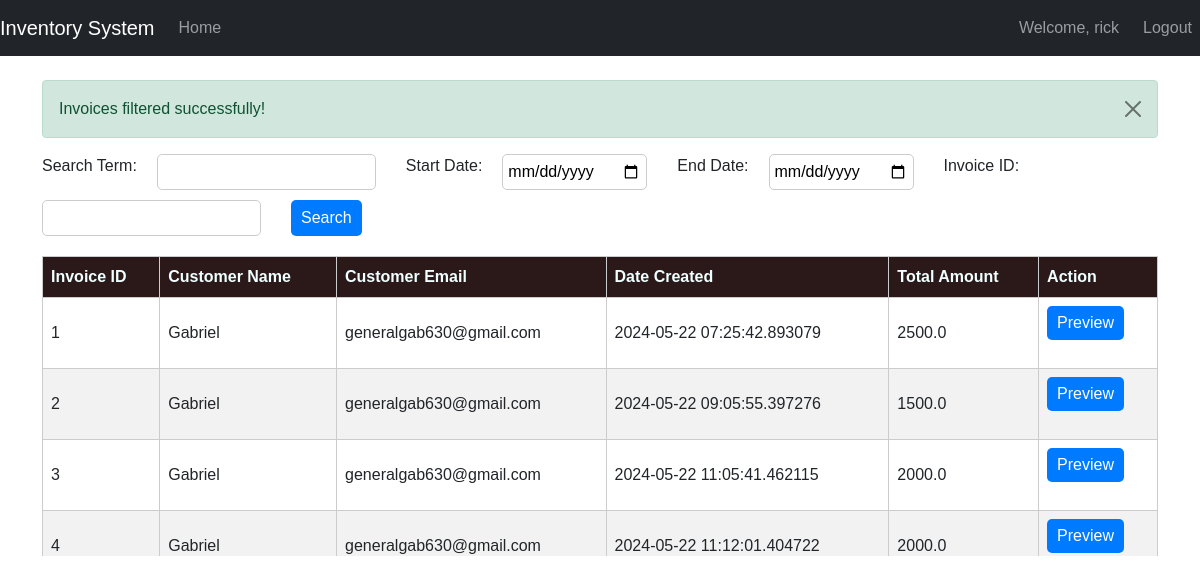
/invoices (signed in), run on the app's committed database.
### STORE/models.py (models this page shows, shortened)
class User(UserMixin, db.Model):
    id = db.Column(db.Integer, primary_key=True)
    username = db.Column(db.String(64), index=True, unique=True, nullable=False)
    email = db.Column(db.String(120), index=True, unique=True, nullable=False)
    password_hash = db.Column(db.String(128), nullable=False)

class Invoice(db.Model):
    id = db.Column(db.Integer, primary_key=True)
    customer_name = db.Column(db.String(128), nullable=False)
    customer_email = db.Column(db.String(128), nullable=False)
    date_created = db.Column(db.DateTime, default=datetime.utcnow)
    total_amount = db.Column(db.Float, nullable=False)  # Define total_amount attribute
    items = db.relationship('InvoiceItem', backref='invoice', lazy=True)

### STORE/routes.py (the view, shortened to what this page needs)
@app.route('/invoices')
@login_required
def invoices():
    search_term = request.args.get('search_term')
    start_date = request.args.get('start_date')
    end_date = request.args.get('end_date')
    invoice_id = request.args.get('invoice_id')
    query = Invoice.query
    if start_date:
        start_date = datetime.strptime(start_date, '%Y-%m-%d')
        query = query.filter(Invoice.date_created >= start_date)
    if end_date:
        end_date = datetime.strptime(end_date, '%Y-%m-%d')
        query = query.filter(Invoice.date_created <= end_date)
    if invoice_id:
        query = query.filter(Invoice.id == invoice_id)
    all_invoices = query.all()
    if not all_invoices:
        flash('No invoices found matching the criteria.', 'info')
    else:
        flash('Invoices filtered successfully!', 'success')
    return render_template('all_invoices.html', invoices=all_invoices)

### STORE/__init__.py (called while the page is built)
@login_manager.user_loader
def load_user(user_id):
    return User.query.get(int(user_id))

### STORE/templates/all_invoices.html
{% extends "base.html" %}
{% block content %}
<link rel="stylesheet" href="{{ url_for('static', filename='css/all_invoices.css') }}">
<form method="get" action="{{ url_for('invoices') }}">
    <label for="search_term">Search Term:</label>
    <input type="text" id="search_term" name="search_term">
    <label for="start_date">Start Date:</label>
    <input type="date" id="start_date" name="start_date">
    <label for="end_date">End Date:</label>
    <input type="date" id="end_date" name="end_date">
    <label for="invoice_id">Invoice ID:</label>
    <input type="text" id="invoice_id" name="invoice_id">
    <button type="submit">Search</button>
</form>
<div class="table-responsive" style="display: block; max-height: 300px; overflow-y: auto;">
<table>
    <thead class="sticky-top">
        <tr>
            <th>Invoice ID</th>
            <th>Customer Name</th>
            <th>Customer Email</th>
            <th>Date Created</th>
            <th>Total Amount</th>
            <th>Action</th>
        </tr>
    </thead>
    <tbody>
        {% for invoice in invoices %}
        <tr>
            <td>{{ invoice.id }}</td>
            <td>{{ invoice.customer_name }}</td>
            <td>{{ invoice.customer_email }}</td>
            <td>{{ invoice.date_created }}</td>
            <td>{{ invoice.total_amount }}</td>
            <td>
                <form action="{{ url_for('print_invoice', invoice_id=invoice.id) }}" method="get">
                    <button type="submit">Preview</button>
                </form>
            </td>
        </tr>
        {% endfor %}
    </tbody>
</table>
</div>
{% endblock %}

### STORE/templates/base.html (shortened to what this page needs)
<!DOCTYPE html>
<html lang="en">
<head>
    <link href="https://cdn.jsdelivr.net/npm/bootstrap@5.0.2/dist/css/bootstrap.min.css" rel="stylesheet">
</head>
<body>
    <nav class="navbar navbar-expand-lg navbar-dark bg-dark">
        <a class="navbar-brand" href="{{ url_for('index') }}">Inventory System</a>
        <div class="collapse navbar-collapse" id="navbarNav">
            <ul class="navbar-nav">
                {% if request.path != '/' and request.path != '/login' and request.path != '/register' %}
                <li class="nav-item">
                    <a class="nav-link" href="{{ url_for('index') }}">Home</a>
                </li>
                {% endif %}
            </ul>
        </div>
        <div class="navbar-nav ml-auto">
            {% if current_user.is_authenticated %}
                {% if request.path != '/' %}
                    <span class="navbar-text me-3">Welcome, {{ current_user.username }}</span>
                    <a href="{{ url_for('logout') }}" class="nav-item nav-link">Logout</a>
                {% endif %}
            {% else %}
                {% if request.path != '/' and request.path != '/login' and request.path != '/register' %}
                    <a href="{{ url_for('login') }}" class="nav-item nav-link">Login</a>
                {% endif %}
            {% endif %}
        </div>
    </nav>
    <div class="container mt-4">
        {% with messages = get_flashed_messages(with_categories=true) %}
            {% if messages %}
                {% for category, message in messages %}
                    <div class="alert alert-{{ category if category != 'error' else 'danger' }} alert-dismissible fade show" role="alert">
                        {{ message }}
                        <button type="button" class="btn-close" data-bs-dismiss="alert" aria-label="Close"></button>
                    </div>
                {% endfor %}
            {% endif %}
        {% endwith %}
        {% block content %}
        {% endblock %}
    </div>
</body>
</html>

### STORE/static/css/all_invoices.css (style rules this page uses)
body { font-family: Arial, sans-serif; }
form { margin-bottom: 20px; display: flex; flex-wrap: wrap; gap: 10px; }
label { margin-right: 10px; }
input[type="text"], input[type="date"] { padding: 5px; border-radius: 5px; border: 1px solid #ccc; margin-right: 20px; }
button[type="submit"] { padding: 5px 10px; border-radius: 5px; background-color: #007bff; color: #fff; border: none; cursor: pointer; }
.table-responsive { display: block; max-height: 300px; overflow-y: auto; }
table { width: 100%; border-collapse: collapse; }
thead.sticky-top th { position: sticky; top: 0; background-color: rgba(20, 1, 1, 0.9); color: azure; z-index: 1000; }
th, td { border: 1px solid #ccc; padding: 8px; text-align: left; }
th { background-color: #f2f2f2; }
tr:nth-child(even) { background-color: #f2f2f2; }
form button { background-color: #007bff; color: white; border: none; padding: 5px 10px; border-radius: 5px; cursor: pointer; }

### data on the page
User: username "rick"
Invoice: id "1", customer_name "Gabriel", customer_email "generalgab630@gmail.com", date_created "2024-05-22 07:25:42.893079", total_amount "2500.0"
Invoice: id "2", customer_name "Gabriel", customer_email "generalgab630@gmail.com", date_created "2024-05-22 09:05:55.397276", total_amount "1500.0"
Invoice: id "3", customer_name "Gabriel", customer_email "generalgab630@gmail.com", date_created "2024-05-22 11:05:41.462115", total_amount "2000.0"
Invoice: id "4", customer_name "Gabriel", customer_email "generalgab630@gmail.com", date_created "2024-05-22 11:12:01.404722", total_amount "2000.0"

### other printed values
{{ message }} "Invoices filtered successfully!"
